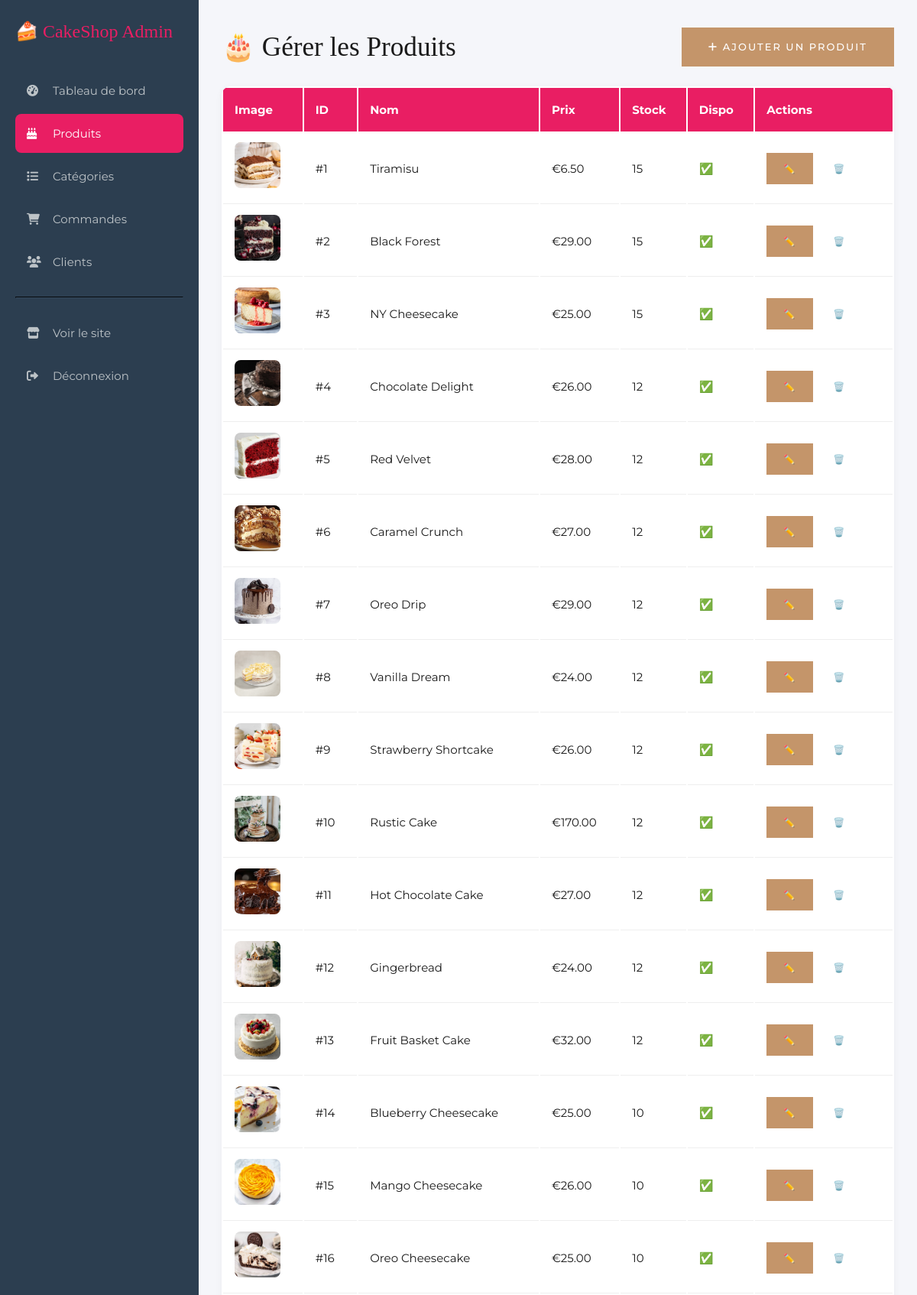
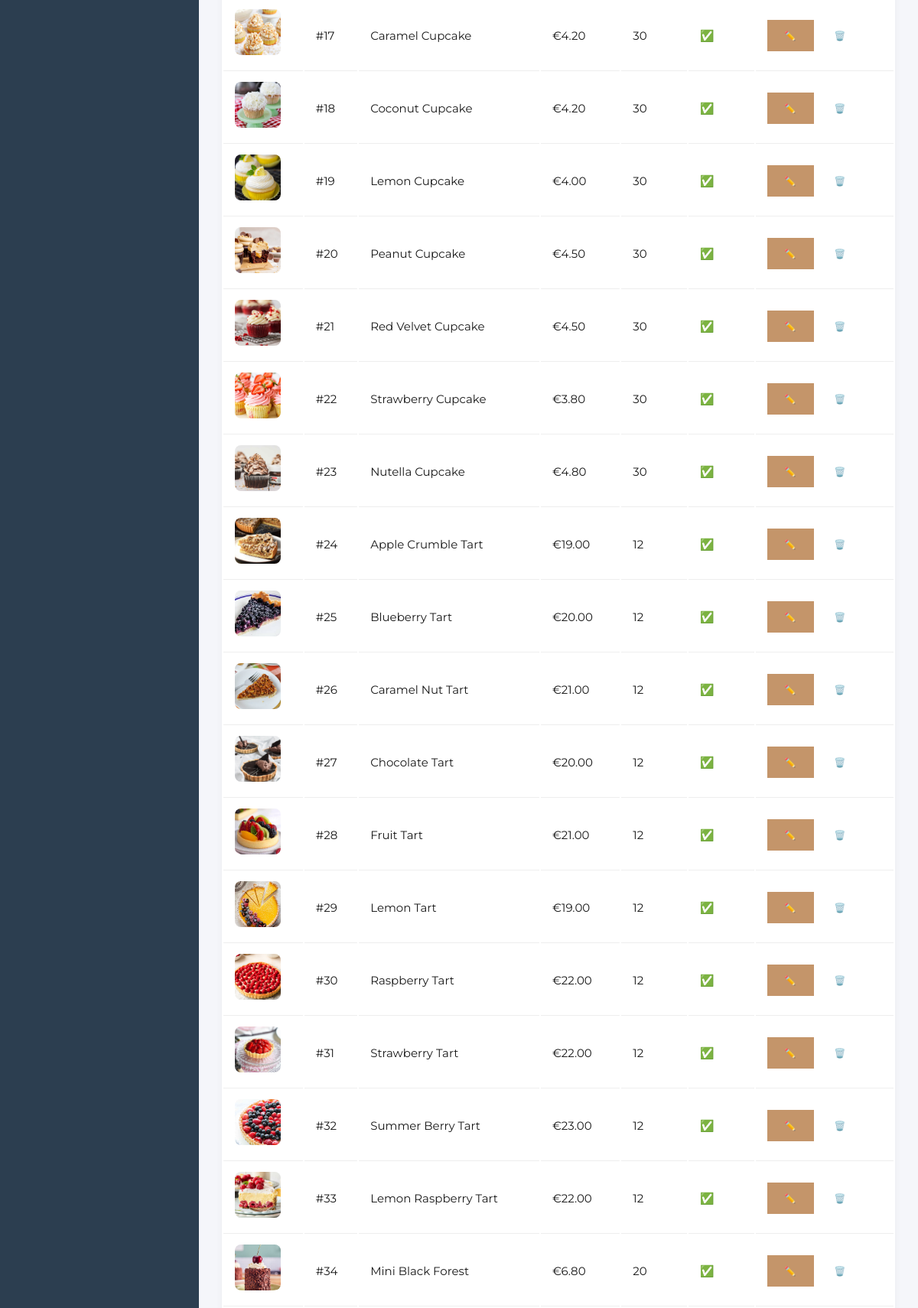
/admin/products.php (signed in, upper part), run on the app's committed database (2 pictures, top to bottom).
### tables this page shows
CREATE TABLE `products` (
  `id` int(10) UNSIGNED NOT NULL,
  `name` varchar(150) NOT NULL,
  `description` text DEFAULT NULL,
  `price` decimal(10,2) NOT NULL,
  `image` varchar(255) DEFAULT NULL,
  `category_id` int(10) UNSIGNED DEFAULT NULL,
  `stock` int(11) NOT NULL DEFAULT 0,
  `is_available` tinyint(1) NOT NULL DEFAULT 1,
  `ingredients` text DEFAULT NULL,
  `sizes` text DEFAULT NULL,
  `created_at` timestamp NOT NULL DEFAULT current_timestamp()
);

### classes/Product.php (called while the page is built, shortened)
<?php
require_once __DIR__ . '/Database.php';
class Product {
    private $conn;
    private $table = 'products';
    public function __construct() {
        $database = new Database();
        $this->conn = $database->getConnection();
    }
    public function getAll() {
        $query = "SELECT p.*, c.name as category_name
                  FROM " . $this->table . " p
                  LEFT JOIN categories c ON p.category_id = c.id
                  WHERE p.is_available = 1
                  ORDER BY p.created_at DESC";
        $stmt = $this->conn->prepare($query);
        $stmt->execute();
        return $stmt->fetchAll();
    }
}
?>

### classes/Database.php (called while the page is built, shortened)
<?php
class Database {
    private $host = 'localhost';
    private $db_name = 'cakeshop';
    private $username = 'root';
    private $password = '';
    public function getConnection() {
        $this->conn = null;
        try {
            $this->conn = new PDO(
                "mysql:host=" . $this->host . ";dbname=" . $this->db_name . ";charset=utf8mb4",
                $this->username,
                $this->password,
                [
                    PDO::ATTR_ERRMODE => PDO::ERRMODE_EXCEPTION,
                    PDO::ATTR_DEFAULT_FETCH_MODE => PDO::FETCH_ASSOC,
                    PDO::ATTR_EMULATE_PREPARES => false
                ]
            );
        } catch (PDOException $e) {
            echo "Connection error: " . $e->getMessage();
        }
        return $this->conn;
    }
}
?>

### admin/products.php (the view, shortened to what this page needs)
<?php
require_once '../classes/Product.php';
$productObj = new Product();
$categoryObj = new Category();
$categories = $categoryObj->getAll();
$action = $_GET['action'] ?? 'list';
$editId = $_GET['id'] ?? 0;
$products = $productObj->getAll();
$editProduct = ($action === 'edit' && $editId) ? $productObj->getById($editId) : null;
?>
<!DOCTYPE html>
<html lang="fr">
<head>
    <link rel="stylesheet" href="/cakeshop/assets/css/style.css">
    <link rel="stylesheet" href="https://cdnjs.cloudflare.com/ajax/libs/font-awesome/6.0.0/css/all.min.css">
</head>
<body>
<div class="admin-layout">
    <aside class="sidebar-admin">
        <h2>🍰 CakeShop Admin</h2>
        <a href="index.php"><i class="fas fa-tachometer-alt"></i> Tableau de bord</a>
        <a href="products.php" class="active"><i class="fas fa-birthday-cake"></i> Produits</a>
        <a href="categories.php"><i class="fas fa-list"></i> Catégories</a>
        <a href="orders.php"><i class="fas fa-shopping-cart"></i> Commandes</a>
        <a href="users.php"><i class="fas fa-users"></i> Clients</a>
        <hr style="border-color:#34495e; margin:20px 0;">
        <a href="/cakeshop/"><i class="fas fa-store"></i> Voir le site</a>
        <a href="/cakeshop/pages/logout.php"><i class="fas fa-sign-out-alt"></i> Déconnexion</a>
    </aside>
    <main class="main-admin">
        <?php if ($action === 'add' || $action === 'edit'): ?>
            <h2><?php echo $action === 'add' ? '➕ Ajouter un produit' : '✏️ Modifier le produit'; ?></h2>
            <div class="form-card" style="margin-top:20px;">
                <form method="POST" enctype="multipart/form-data">
                    <input type="hidden" name="<?php echo $action === 'add' ? 'create' : 'update'; ?>" value="1">
                    <?php if ($editProduct): ?>
                        <input type="hidden" name="id" value="<?php echo $editProduct['id']; ?>">
                    <?php endif; ?>
                    <div class="form-group">
                        <label>Nom du produit</label>
                        <input type="text" name="name" value="<?php echo $editProduct['name'] ?? ''; ?>" required>
                    </div>
                    <div class="form-group">
                        <label>Description</label>
                        <textarea name="description" rows="4" required><?php echo $editProduct['description'] ?? ''; ?></textarea>
                    </div>
                    <div class="form-group">
                        <label>Prix (€)</label>
                        <input type="number" name="price" step="0.01" value="<?php echo $editProduct['price'] ?? ''; ?>" required>
                    </div>
                    <div class="form-group">
                        <label>Catégorie</label>
                        <select name="category_id" required>
                            <option value="">— Choisir —</option>
                            <?php foreach ($categories as $cat): ?>
                            <option value="<?php echo $cat['id']; ?>"
                                <?php echo (isset($editProduct) && $editProduct['category_id'] == $cat['id']) ? 'selected' : ''; ?>>
                                <?php echo $cat['name']; ?>
                            </option>
                            <?php endforeach; ?>
                        </select>
                    </div>
                    <div class="form-group">
                        <label>Stock</label>
                        <input type="number" name="stock" value="<?php echo $editProduct['stock'] ?? 0; ?>" required>
                    </div>
                    <div class="form-group">
                        <label>Image</label>
                        <?php if ($editProduct && $editProduct['image']): ?>
                            <p>Image actuelle : <?php echo $editProduct['image']; ?></p>
                            <img src="/cakeshop/assets/images/uploads/<?php echo $editProduct['image']; ?>"
                                 style="width:100px; border-radius:8px; margin-bottom:10px;">
                        <?php endif; ?>
                        <input type="file" name="image" accept="image/*" <?php echo $action === 'add' ? 'required' : ''; ?>>
                    </div>
                    <?php if ($editProduct): ?>
                    <div class="form-group">
                        <label>
                            <input type="checkbox" name="is_available" <?php echo $editProduct['is_available'] ? 'checked' : ''; ?>>
                            Disponible
                        </label>
                    </div>
                    <?php endif; ?>
                    <button type="submit" class="btn btn-primary">
                        <?php echo $action === 'add' ? 'Ajouter' : 'Mettre à jour'; ?>
                    </button>
                    <a href="products.php" class="btn btn-outline" style="color:var(--primary);border-color:var(--primary);margin-left:10px;">Annuler</a>
                </form>
            </div>
        <?php else: ?>
            <div style="display:flex; justify-content:space-between; align-items:center; margin-bottom:20px;">
                <h2>🎂 Gérer les Produits</h2>
                <a href="products.php?action=add" class="btn btn-primary">
                    <i class="fas fa-plus"></i> Ajouter un produit
                </a>
            </div>
            <table class="admin-table">
                <thead>
                    <tr>
                        <th>Image</th>
                        <th>ID</th>
                        <th>Nom</th>
                        <th>Prix</th>
                        <th>Stock</th>
                        <th>Dispo</th>
                        <th>Actions</th>
                    </tr>
                </thead>
                <tbody>
                    <?php foreach ($products as $p): ?>
                    <tr>
                        <td>
                            <img src="/cakeshop/assets/images/uploads/<?php echo $p['image'] ?: 'placeholder.jpg'; ?>"
                                 class="product-thumb" onerror="this.src='/cakeshop/assets/images/placeholder.jpg'">
                        </td>
                        <td>#<?php echo $p['id']; ?></td>
                        <td><?php echo $p['name']; ?></td>
                        <td>€<?php echo number_format($p['price'], 2); ?></td>
                        <td><?php echo $p['stock']; ?></td>
                        <td><?php echo $p['is_available'] ? '✅' : '❌'; ?></td>
                        <td>
                            <a href="products.php?action=edit&id=<?php echo $p['id']; ?>"
                               class="btn btn-primary btn-sm">✏️</a>
                            <a href="products.php?action=delete&id=<?php echo $p['id']; ?>"
                               class="btn btn-danger btn-sm"
                               onclick="return confirm('Supprimer ce produit ?')">🗑️</a>
                        </td>
                    </tr>
                    <?php endforeach; ?>
                </tbody>
            </table>
        <?php endif; ?>
    </main>
</div>
</body>
</html>

### assets/css/style.css (style rules this page uses)
* { margin: 0; padding: 0; box-sizing: border-box; }
:root { --primary: #c4956a; --primary-dark: #a0784c; --secondary: #f5ebe0; --light: #fdfaf6; --dark: #1a1a1a; --white: #ffffff; --gray: #f9f7f4; --border: #d5cfc6; --text: #4a4a4a; --text-light: #6b6b6b; --success: #6b8f65; --danger: #b55a5a; }
body { font-family: 'Montserrat', sans-serif; font-weight: 400; font-size: 15px; background: var(--light); color: var(--dark); line-height: 1.8; }
a { text-decoration: none; color: var(--primary); transition: 0.3s; }
h1, h2, h3, h4, .logo, .section-title { font-family: 'Playfair Display', serif; font-weight: 500; color: var(--dark); }
h2 { font-size: 2.2rem; }
.btn { display: inline-block; padding: 14px 35px; border-radius: 0; border: none; cursor: pointer; font-family: 'Montserrat', sans-serif; font-size: 13px; font-weight: 500; letter-spacing: 2px; text-transform: uppercase; transition: all 0.3s; text-align: center; text-decoration: none; }
.btn-primary { background: var(--primary); color: var(--white); }
.btn-sm { padding: 10px 22px; font-size: 12px; }

### admin/products.php (style rules this page uses)
.admin-layout { display: flex; min-height: 100vh; }
.sidebar-admin { width: 260px; background: #2c3e50; color: white; padding: 20px; }
.sidebar-admin h2 { color: #e91e63; margin-bottom: 30px; font-size: 24px; }
.sidebar-admin a { color: #bdc3c7; display: block; padding: 12px 15px; margin-bottom: 5px; border-radius: 8px; transition: 0.3s; text-decoration: none; }
.sidebar-admin a:hover, .sidebar-admin a.active { background: #e91e63; color: white; }
.sidebar-admin i { margin-right: 10px; width: 20px; }
.main-admin { flex: 1; background: #f5f6fa; padding: 30px; }
.admin-table { width: 100%; background: white; border-radius: 12px; overflow: hidden; box-shadow: 0 2px 10px rgba(0,0,0,0.05); }
.admin-table th { background: #e91e63; color: white; padding: 15px; text-align: left; }
.admin-table td { padding: 12px 15px; border-bottom: 1px solid #eee; }
.product-thumb { width: 60px; height: 60px; object-fit: cover; border-radius: 8px; }

### data on the page
products: image (picture), id "1", name "Tiramisu", price "6.50", stock "15"
products: image (picture), id "2", name "Black Forest", price "29.00", stock "15"
products: image (picture), id "3", name "NY Cheesecake", price "25.00", stock "15"
products: image (picture), id "4", name "Chocolate Delight", price "26.00", stock "12"
products: image (picture), id "5", name "Red Velvet", price "28.00", stock "12"
products: image (picture), id "6", name "Caramel Crunch", price "27.00", stock "12"
products: image (picture), id "7", name "Oreo Drip", price "29.00", stock "12"
products: image (picture), id "8", name "Vanilla Dream", price "24.00", stock "12"
products: image (picture), id "9", name "Strawberry Shortcake", price "26.00", stock "12"
products: image (picture), id "10", name "Rustic Cake", price "170.00", stock "12"
products: image (picture), id "11", name "Hot Chocolate Cake", price "27.00", stock "12"
products: image (picture), id "12", name "Gingerbread", price "24.00", stock "12"
products: image (picture), id "13", name "Fruit Basket Cake", price "32.00", stock "12"
products: image (picture), id "14", name "Blueberry Cheesecake", price "25.00", stock "10"
products: image (picture), id "15", name "Mango Cheesecake", price "26.00", stock "10"
products: image (picture), id "16", name "Oreo Cheesecake", price "25.00", stock "10"
products: image (picture), id "17", name "Caramel Cupcake", price "4.20", stock "30"
products: image (picture), id "18", name "Coconut Cupcake", price "4.20", stock "30"
products: image (picture), id "19", name "Lemon Cupcake", price "4.00", stock "30"
products: image (picture), id "20", name "Peanut Cupcake", price "4.50", stock "30"
products: image (picture), id "21", name "Red Velvet Cupcake", price "4.50", stock "30"
products: image (picture), id "22", name "Strawberry Cupcake", price "3.80", stock "30"
products: image (picture), id "23", name "Nutella Cupcake", price "4.80", stock "30"
products: image (picture), id "24", name "Apple Crumble Tart", price "19.00", stock "12"
products: image (picture), id "25", name "Blueberry Tart", price "20.00", stock "12"
products: image (picture), id "26", name "Caramel Nut Tart", price "21.00", stock "12"
products: image (picture), id "27", name "Chocolate Tart", price "20.00", stock "12"
products: image (picture), id "28", name "Fruit Tart", price "21.00", stock "12"
products: image (picture), id "29", name "Lemon Tart", price "19.00", stock "12"
products: image (picture), id "30", name "Raspberry Tart", price "22.00", stock "12"
products: image (picture), id "31", name "Strawberry Tart", price "22.00", stock "12"
products: image (picture), id "32", name "Summer Berry Tart", price "23.00", stock "12"
products: image (picture), id "33", name "Lemon Raspberry Tart", price "22.00", stock "12"
products: image (picture), id "34", name "Mini Black Forest", price "6.80", stock "20"
